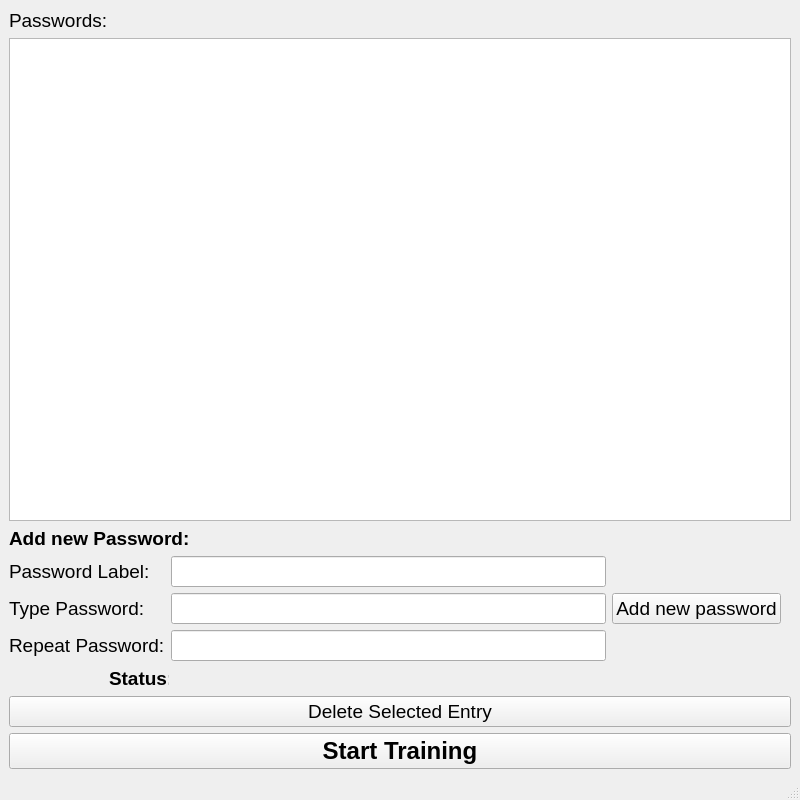
<?xml version="1.0" encoding="UTF-8"?>
<ui version="4.0">
 <class>MainWindow</class>
 <widget class="QMainWindow" name="MainWindow">
  <property name="geometry">
   <rect>
    <x>0</x>
    <y>0</y>
    <width>800</width>
    <height>800</height>
   </rect>
  </property>
  <property name="sizePolicy">
   <sizepolicy hsizetype="Fixed" vsizetype="Fixed">
    <horstretch>0</horstretch>
    <verstretch>0</verstretch>
   </sizepolicy>
  </property>
  <property name="minimumSize">
   <size>
    <width>800</width>
    <height>800</height>
   </size>
  </property>
  <property name="maximumSize">
   <size>
    <width>800</width>
    <height>800</height>
   </size>
  </property>
  <property name="windowTitle">
   <string>Password Trainer</string>
  </property>
  <property name="windowIcon">
   <iconset>
    <normaloff>../../../Downloads/lock.png</normaloff>../../../Downloads/lock.png</iconset>
  </property>
  <widget class="QWidget" name="centralwidget">
   <layout class="QVBoxLayout" name="verticalLayout_3">
    <item>
     <widget class="QLabel" name="label_5">
      <property name="font">
       <font>
        <pointsize>14</pointsize>
       </font>
      </property>
      <property name="text">
       <string>Passwords:</string>
      </property>
     </widget>
    </item>
    <item>
     <widget class="QTableView" name="passwordList">
      <property name="font">
       <font>
        <pointsize>25</pointsize>
       </font>
      </property>
      <property name="editTriggers">
       <set>QAbstractItemView::DoubleClicked</set>
      </property>
      <property name="alternatingRowColors">
       <bool>true</bool>
      </property>
      <property name="selectionMode">
       <enum>QAbstractItemView::SingleSelection</enum>
      </property>
      <property name="selectionBehavior">
       <enum>QAbstractItemView::SelectRows</enum>
      </property>
      <attribute name="horizontalHeaderCascadingSectionResizes">
       <bool>false</bool>
      </attribute>
      <attribute name="horizontalHeaderDefaultSectionSize">
       <number>250</number>
      </attribute>
      <attribute name="horizontalHeaderStretchLastSection">
       <bool>true</bool>
      </attribute>
      <attribute name="verticalHeaderVisible">
       <bool>false</bool>
      </attribute>
      <attribute name="verticalHeaderCascadingSectionResizes">
       <bool>false</bool>
      </attribute>
      <attribute name="verticalHeaderDefaultSectionSize">
       <number>45</number>
      </attribute>
      <attribute name="verticalHeaderStretchLastSection">
       <bool>false</bool>
      </attribute>
     </widget>
    </item>
    <item>
     <layout class="QHBoxLayout" name="horizontalLayout_4">
      <property name="topMargin">
       <number>0</number>
      </property>
      <item>
       <layout class="QVBoxLayout" name="verticalLayout">
        <item>
         <widget class="QLabel" name="label">
          <property name="font">
           <font>
            <pointsize>14</pointsize>
            <weight>75</weight>
            <bold>true</bold>
           </font>
          </property>
          <property name="text">
           <string>Add new Password:</string>
          </property>
         </widget>
        </item>
        <item>
         <layout class="QHBoxLayout" name="horizontalLayout_3">
          <property name="topMargin">
           <number>0</number>
          </property>
          <property name="rightMargin">
           <number>10</number>
          </property>
          <item>
           <layout class="QVBoxLayout" name="verticalLayout_2">
            <property name="rightMargin">
             <number>0</number>
            </property>
            <item>
             <widget class="QLabel" name="label_2">
              <property name="font">
               <font>
                <pointsize>14</pointsize>
               </font>
              </property>
              <property name="text">
               <string>Password Label:</string>
              </property>
             </widget>
            </item>
            <item>
             <widget class="QLabel" name="label_3">
              <property name="font">
               <font>
                <pointsize>14</pointsize>
               </font>
              </property>
              <property name="text">
               <string>Type Password:</string>
              </property>
             </widget>
            </item>
            <item>
             <widget class="QLabel" name="label_4">
              <property name="font">
               <font>
                <pointsize>14</pointsize>
               </font>
              </property>
              <property name="text">
               <string>Repeat Password:</string>
              </property>
             </widget>
            </item>
           </layout>
          </item>
          <item>
           <layout class="QVBoxLayout" name="verticalLayout_4">
            <property name="rightMargin">
             <number>0</number>
            </property>
            <item>
             <widget class="QLineEdit" name="labelInput">
              <property name="font">
               <font>
                <pointsize>14</pointsize>
               </font>
              </property>
              <property name="text">
               <string/>
              </property>
              <property name="echoMode">
               <enum>QLineEdit::Normal</enum>
              </property>
             </widget>
            </item>
            <item>
             <widget class="QLineEdit" name="pwInput">
              <property name="font">
               <font>
                <pointsize>14</pointsize>
               </font>
              </property>
              <property name="echoMode">
               <enum>QLineEdit::Password</enum>
              </property>
             </widget>
            </item>
            <item>
             <widget class="QLineEdit" name="pwInputRepeat">
              <property name="font">
               <font>
                <pointsize>14</pointsize>
               </font>
              </property>
              <property name="echoMode">
               <enum>QLineEdit::Password</enum>
              </property>
             </widget>
            </item>
           </layout>
          </item>
          <item>
           <widget class="QPushButton" name="addButton">
            <property name="font">
             <font>
              <pointsize>14</pointsize>
             </font>
            </property>
            <property name="text">
             <string>Add new password</string>
            </property>
           </widget>
          </item>
         </layout>
        </item>
        <item>
         <layout class="QHBoxLayout" name="horizontalLayout_2">
          <property name="topMargin">
           <number>0</number>
          </property>
          <item>
           <spacer name="horizontalSpacer_3">
            <property name="orientation">
             <enum>Qt::Horizontal</enum>
            </property>
            <property name="sizeType">
             <enum>QSizePolicy::Fixed</enum>
            </property>
            <property name="sizeHint" stdset="0">
             <size>
              <width>100</width>
              <height>20</height>
             </size>
            </property>
           </spacer>
          </item>
          <item>
           <widget class="QLabel" name="label_6">
            <property name="sizePolicy">
             <sizepolicy hsizetype="Minimum" vsizetype="Preferred">
              <horstretch>0</horstretch>
              <verstretch>0</verstretch>
             </sizepolicy>
            </property>
            <property name="minimumSize">
             <size>
              <width>0</width>
              <height>0</height>
             </size>
            </property>
            <property name="maximumSize">
             <size>
              <width>60</width>
              <height>16777215</height>
             </size>
            </property>
            <property name="font">
             <font>
              <pointsize>14</pointsize>
              <weight>75</weight>
              <bold>true</bold>
             </font>
            </property>
            <property name="text">
             <string>Status:</string>
            </property>
           </widget>
          </item>
          <item>
           <widget class="QLabel" name="newPWLabel">
            <property name="font">
             <font>
              <pointsize>14</pointsize>
             </font>
            </property>
            <property name="text">
             <string/>
            </property>
           </widget>
          </item>
         </layout>
        </item>
       </layout>
      </item>
     </layout>
    </item>
    <item>
     <widget class="QPushButton" name="deleteButton">
      <property name="font">
       <font>
        <pointsize>14</pointsize>
       </font>
      </property>
      <property name="text">
       <string>Delete Selected Entry</string>
      </property>
     </widget>
    </item>
    <item>
     <widget class="QPushButton" name="trainingButton">
      <property name="sizePolicy">
       <sizepolicy hsizetype="Minimum" vsizetype="Fixed">
        <horstretch>0</horstretch>
        <verstretch>0</verstretch>
       </sizepolicy>
      </property>
      <property name="minimumSize">
       <size>
        <width>0</width>
        <height>0</height>
       </size>
      </property>
      <property name="baseSize">
       <size>
        <width>0</width>
        <height>0</height>
       </size>
      </property>
      <property name="font">
       <font>
        <pointsize>18</pointsize>
        <weight>75</weight>
        <bold>true</bold>
       </font>
      </property>
      <property name="text">
       <string>Start Training</string>
      </property>
     </widget>
    </item>
   </layout>
  </widget>
  <widget class="QMenuBar" name="menubar">
   <property name="geometry">
    <rect>
     <x>0</x>
     <y>0</y>
     <width>800</width>
     <height>25</height>
    </rect>
   </property>
  </widget>
  <widget class="QStatusBar" name="statusbar"/>
 </widget>
 <resources/>
 <connections/>
</ui>
